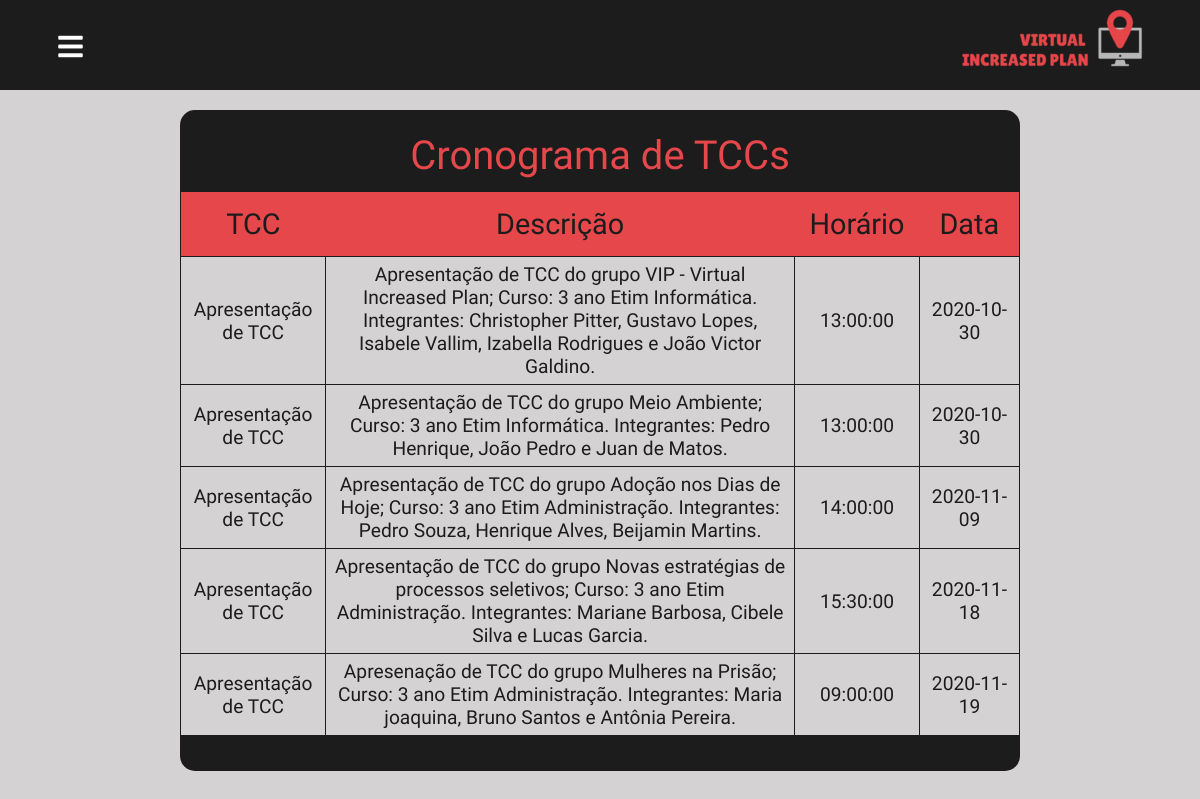
The page /php/CronoEventos.php on the database its author committed.
### tables this page shows
CREATE TABLE `tcc` (
  `cod_tcc` int(11) NOT NULL,
  `horario_tcc` time NOT NULL,
  `data_tcc` date NOT NULL,
  `descricao` varchar(250) NOT NULL,
  `nome` varchar(50) NOT NULL,
  `data_agendamento` date NOT NULL,
  `num_sala` int(11) NOT NULL,
  `cod_usuario` int(11) NOT NULL
);

### php/CronoEventos.php (the view, shortened to what this page needs)
<!DOCTYPE html>
<html>
    <head>
        <link rel="stylesheet" href="../css/pag.css">
        <link rel="stylesheet" href="../css/cronogramas.css">
        <link rel="stylesheet" href="https://maxcdn.bootstrapcdn.com/font-awesome/4.5.0/css/font-awesome.min.css">
        <link rel = "stylesheet" href = "https://use.fontawesome.com/releases/v5.5.0/css/all.css">
    </head>
    <body>
      <header class="cabecalho">
          <a href="home.html"><h1 class="logo">Virtual Increased Plan</h1></a>
          <div class="btn">
            <span class="fas fa-bars"></span>
          </div>
          <nav class="sidebar">
            <div id="mySidebar" class="sidebar">
              <ul>
                <li>
                  <button class="dropdown-btn">Cronogramas
                  </button>
                </li>
              </ul>
            </div>
          </nav>
      </header>
      <div class="cronograma">
        <div class="titulo">
          <h2>Cronograma de TCCs</h2>
        </div>
        <table>
                <tr>
                    <th>TCC</th>
                    <th>Descrição</th>
                    <th>Horário</th>
                    <th id="col-data">Data</th>
                </tr>
                <?php
                    include 'config.php';
                    include 'mysqlexecuta.php';
                    $con = conectar();
                    $sql = "SELECT * FROM tcc order by data_tcc ASC";
                    $consulta = mysqlexecuta($con,$sql);
                        while($row = mysql_fetch_assoc($consulta))
                        {
                            ?>
                                <tr>
                                    <td><?php echo utf8_encode($row['nome']);?></td>
                                    <td><?php echo utf8_encode($row['descricao']);?></td>
                                    <td><?php echo utf8_encode($row['horario_tcc']);?></td>
                                    <td><?php echo utf8_encode($row['data_tcc']);?></td>
                                </tr>
                           <?php
                        }
                        ?>
        </table>
        <div class="fechando">
          <h3>.</h3>
       </div>
    </body>
</html>

### php/config.php (shortened to what this page needs)
<HTML>
<HEAD>
</HEAD>
<BODY>
</BODY>
</HTML>

### php/mysqlexecuta.php (shortened to what this page needs)
<HTML>
<HEAD>
</HEAD>
<BODY>
<?php
function mysqlexecuta($id, $sql, $erro = 1)
{
     if (!($res = @mysql_query($sql, $id)))
     {
     if($erro)
		echo "Ocorreu um erro na execução do comando sql no banco de dados. Favor contactar o administrador";
		echo "<br>" . "<b> Comando: </b>" . $sql . "<br> id: </b>" . $id . "<br>";
     exit;
     }
     return $res;
}
?>
</BODY>
</HTML>

### css/pag.css (style rules this page uses)
* { font-family: 'Archivo Narrow', sans-serif; margin:0; padding:0; font-size:100%; font-weight: normal; box-sizing: border-box; border: none; outline: none; }
body { background: #d4d2d2 ; }
ul { list-style: none; }
a { text-decoration: none; }
.cabecalho { float:left; width: 100%; background: #1c1c1c; height:90px; margin:0%; }
.logo { float:right; background: url(../img/logonome.png) no-repeat; width:200px; height: 100px; font-size: 0; margin-right: 4%; margin-bottom: 2%; }
.btn { position: absolute; margin:2% 4%; height: 45px; width: 45px; text-align: center; background: #1c1c1c; border-radius: 3px; cursor: pointer; transition: left 0.4s ease; }
.btn span { color: white; font-size: 28px; line-height: 45px; }
.sidebar { position: fixed; width: 250px; height: 100%; left: -250px; background: #1c1c1c; transition: left 0.4s ease; }
.dropdown-btn { margin-left:6%; padding: 4px; text-decoration: none; font-size: 25px; color: #818181; display: block; border: none; background: none; width: 100%; text-align: left; outline: none; }

### css/cronogramas.css (style rules this page uses)
* { margin: 0; padding: 0; box-sizing: border-box; color:#1c1c1c; border:none; font-size:100%; }
a { text-decoration: none; font-size: .8rem; }
body { background:#d4d2d2; }
h2 { font-size: 2.5em; margin-top:10px; margin-bottom:0; color:#e5474b; font-weight: 350; text-align: center; padding:2px; }
table, th, td { border:1px solid #1c1c1c; border-collapse: collapse; }
table { width:70%; text-align: center; margin-left:15%; font-size:1.2em; margin-bottom:5%; border-radius: 10px; }
tr { text-align: center; height: 35px; background-color: transparent; }
td { padding:6px; }
th { color:#1c1c1c; background-color: #e5474b; font-weight: 100; font-size:1.5em; padding:15px; border: none; }
.cronograma { width: 100%; float:left; overflow: hidden; }
.titulo { padding:10px; margin-top:20px; width:70%; background-color: #1c1c1c; margin-left:15%; border-top-left-radius: 15px; border-top-right-radius: 15px; }
.fechando { font-size:30px; color:#1c1c1c; margin-top:-5%; width:70%; background-color: #1c1c1c; margin-left:15%; border-bottom-left-radius: 15px; border-bottom-right-radius: 15px; }
#col-data { width:100px; }

### rows shown on the page
tcc: nome "Apresentação de TCC", descricao "Apresentação de TCC do grupo VIP - Virtual Increased Plan; Curso: 3 ano Etim Informática. Integrantes: Christopher Pitter, Gustavo Lopes, Isabele Vallim, Izabella Rodrigues e João Victor Galdino.", horario_tcc "13:00:00", data_tcc "2020-10-30"
tcc: nome "Apresentação de TCC", descricao "Apresentação de TCC do grupo Meio Ambiente; Curso: 3 ano Etim Informática. Integrantes: Pedro Henrique, João Pedro e Juan de Matos.", horario_tcc "13:00:00", data_tcc "2020-10-30"
tcc: nome "Apresentação de TCC", descricao "Apresentação de TCC do grupo Adoção nos Dias de Hoje; Curso: 3 ano Etim Administração. Integrantes: Pedro Souza, Henrique Alves, Beijamin Martins.", horario_tcc "14:00:00", data_tcc "2020-11-09"
tcc: nome "Apresentação de TCC", descricao "Apresentação de TCC do grupo Novas estratégias de processos seletivos; Curso: 3 ano Etim Administração. Integrantes: Mariane Barbosa, Cibele Silva e Lucas Garcia.", horario_tcc "15:30:00", data_tcc "2020-11-18"
tcc: nome "Apresentação de TCC", descricao "Apresenação de TCC do grupo Mulheres na Prisão; Curso: 3 ano Etim Administração. Integrantes: Maria joaquina, Bruno Santos e Antônia Pereira.", horario_tcc "09:00:00", data_tcc "2020-11-19"
